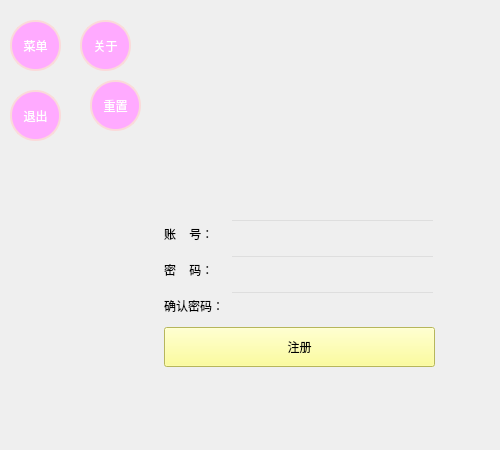
<?xml version="1.0" encoding="UTF-8"?>
<ui version="4.0">
 <class>Form</class>
 <widget class="QWidget" name="Form">
  <property name="geometry">
   <rect>
    <x>0</x>
    <y>0</y>
    <width>500</width>
    <height>450</height>
   </rect>
  </property>
  <property name="minimumSize">
   <size>
    <width>500</width>
    <height>450</height>
   </size>
  </property>
  <property name="maximumSize">
   <size>
    <width>500</width>
    <height>450</height>
   </size>
  </property>
  <property name="windowTitle">
   <string>Form</string>
  </property>
  <property name="styleSheet">
   <string notr="true">QWidget#Form{
   border-image: url(:/reqister/images/register_background.jpg.jpg);
   }</string>
  </property>
  <widget class="QPushButton" name="main_menue_btn">
   <property name="geometry">
    <rect>
     <x>10</x>
     <y>20</y>
     <width>51</width>
     <height>51</height>
    </rect>
   </property>
   <property name="styleSheet">
    <string notr="true">QPushButton{
    border-radius:25px;
       
	background-color: rgb(255, 170, 255);
    border:2px solid rgb(250,218,218);
    color:white;
}

QPushButton:hover{
    
    border:8px double rgb(239,160,179);
    
}

QPushButton:checked{
   
   
	background-color: rgb(255, 0, 127);
    
}</string>
   </property>
   <property name="text">
    <string>菜单</string>
   </property>
   <property name="checkable">
    <bool>true</bool>
   </property>
  </widget>
  <widget class="QPushButton" name="about_menue_btn">
   <property name="geometry">
    <rect>
     <x>80</x>
     <y>20</y>
     <width>51</width>
     <height>51</height>
    </rect>
   </property>
   <property name="styleSheet">
    <string notr="true">QPushButton{
    border-radius:25px;
       
	background-color: rgb(255, 170, 255);
    border:2px solid rgb(250,218,218);
    color:white;
}

QPushButton:hover{
    
    border:8px double rgb(239,160,179);
    
}

QPushButton:checked{
   
   
	background-color: rgb(255, 0, 127);
    
}</string>
   </property>
   <property name="text">
    <string>关于</string>
   </property>
   <property name="checkable">
    <bool>true</bool>
   </property>
  </widget>
  <widget class="QPushButton" name="exit_menue_btn">
   <property name="geometry">
    <rect>
     <x>10</x>
     <y>90</y>
     <width>51</width>
     <height>51</height>
    </rect>
   </property>
   <property name="styleSheet">
    <string notr="true">QPushButton{
    border-radius:25px;
       
	background-color: rgb(255, 170, 255);
    border:2px solid rgb(250,218,218);
    color:white;
}

QPushButton:hover{
    
    border:8px double rgb(239,160,179);
    
}

QPushButton:checked{
   
   
	background-color: rgb(255, 0, 127);
    
}</string>
   </property>
   <property name="text">
    <string>退出</string>
   </property>
   <property name="checkable">
    <bool>true</bool>
   </property>
  </widget>
  <widget class="QPushButton" name="reset_menue_btn">
   <property name="geometry">
    <rect>
     <x>90</x>
     <y>80</y>
     <width>51</width>
     <height>51</height>
    </rect>
   </property>
   <property name="styleSheet">
    <string notr="true">QPushButton{
    border-radius:25px;
       
	background-color: rgb(255, 170, 255);
    border:2px solid rgb(250,218,218);
    color:white;
}

QPushButton:hover{
    
    border:8px double rgb(239,160,179);
    
}

QPushButton:checked{
   
   
	background-color: rgb(255, 0, 127);
    
}</string>
   </property>
   <property name="text">
    <string>重置</string>
   </property>
   <property name="checkable">
    <bool>true</bool>
   </property>
  </widget>
  <widget class="QWidget" name="layoutWidget">
   <property name="geometry">
    <rect>
     <x>164</x>
     <y>219</y>
     <width>271</width>
     <height>153</height>
    </rect>
   </property>
   <layout class="QFormLayout" name="formLayout">
    <item row="0" column="0">
     <widget class="QLabel" name="label">
      <property name="styleSheet">
       <string notr="true">font: 11pt &quot;楷体&quot;;</string>
      </property>
      <property name="text">
       <string>账    号：</string>
      </property>
     </widget>
    </item>
    <item row="0" column="1">
     <widget class="QLineEdit" name="lineEdit">
      <property name="minimumSize">
       <size>
        <width>0</width>
        <height>30</height>
       </size>
      </property>
      <property name="styleSheet">
       <string notr="true">background-color:transparent;
color:rgb(241, 241, 241);
</string>
      </property>
     </widget>
    </item>
    <item row="1" column="0">
     <widget class="QLabel" name="label_2">
      <property name="styleSheet">
       <string notr="true">font: 11pt &quot;楷体&quot;;</string>
      </property>
      <property name="text">
       <string>密    码：</string>
      </property>
     </widget>
    </item>
    <item row="1" column="1">
     <widget class="QLineEdit" name="lineEdit_2">
      <property name="minimumSize">
       <size>
        <width>0</width>
        <height>30</height>
       </size>
      </property>
      <property name="styleSheet">
       <string notr="true">background-color:transparent;
color:rgb(241, 241, 241);
</string>
      </property>
     </widget>
    </item>
    <item row="2" column="0">
     <widget class="QLabel" name="label_3">
      <property name="styleSheet">
       <string notr="true">font: 11pt &quot;楷体&quot;;</string>
      </property>
      <property name="text">
       <string>确认密码：</string>
      </property>
     </widget>
    </item>
    <item row="2" column="1">
     <widget class="QLineEdit" name="lineEdit_3">
      <property name="minimumSize">
       <size>
        <width>0</width>
        <height>30</height>
       </size>
      </property>
      <property name="styleSheet">
       <string notr="true">background-color:transparent;
color:rgb(241, 241, 241);
</string>
      </property>
     </widget>
    </item>
    <item row="3" column="0" colspan="2">
     <widget class="QPushButton" name="pushButton">
      <property name="minimumSize">
       <size>
        <width>0</width>
        <height>40</height>
       </size>
      </property>
      <property name="styleSheet">
       <string notr="true">QPushButton{
     
	
	
	
	background-color: rgb(255, 255, 127);
    
	color: rgb(0, 0, 0);
    
}
QPushButton:hover{
       
	background-color: rgb(50, 255, 19);
}
QPushButton:pressed{
    
	background-color: rgb(255, 0, 0);
}
</string>
      </property>
      <property name="text">
       <string>注册</string>
      </property>
     </widget>
    </item>
   </layout>
  </widget>
 </widget>
 <resources>
  <include location="image.qrc"/>
 </resources>
 <connections>
  <connection>
   <sender>main_menue_btn</sender>
   <signal>clicked()</signal>
   <receiver>Form</receiver>
   <slot>show_hide_menue()</slot>
   <hints>
    <hint type="sourcelabel">
     <x>46</x>
     <y>52</y>
    </hint>
    <hint type="destinationlabel">
     <x>-91</x>
     <y>62</y>
    </hint>
   </hints>
  </connection>
  <connection>
   <sender>about_menue_btn</sender>
   <signal>clicked()</signal>
   <receiver>Form</receiver>
   <slot>about_lk()</slot>
   <hints>
    <hint type="sourcelabel">
     <x>120</x>
     <y>35</y>
    </hint>
    <hint type="destinationlabel">
     <x>-38</x>
     <y>127</y>
    </hint>
   </hints>
  </connection>
  <connection>
   <sender>reset_menue_btn</sender>
   <signal>clicked()</signal>
   <receiver>Form</receiver>
   <slot>reset()</slot>
   <hints>
    <hint type="sourcelabel">
     <x>100</x>
     <y>104</y>
    </hint>
    <hint type="destinationlabel">
     <x>-47</x>
     <y>115</y>
    </hint>
   </hints>
  </connection>
  <connection>
   <sender>exit_menue_btn</sender>
   <signal>clicked()</signal>
   <receiver>Form</receiver>
   <slot>exit_pane()</slot>
   <hints>
    <hint type="sourcelabel">
     <x>43</x>
     <y>101</y>
    </hint>
    <hint type="destinationlabel">
     <x>-117</x>
     <y>103</y>
    </hint>
   </hints>
  </connection>
  <connection>
   <sender>pushButton</sender>
   <signal>clicked()</signal>
   <receiver>Form</receiver>
   <slot>check_register()</slot>
   <hints>
    <hint type="sourcelabel">
     <x>358</x>
     <y>352</y>
    </hint>
    <hint type="destinationlabel">
     <x>467</x>
     <y>392</y>
    </hint>
   </hints>
  </connection>
 </connections>
 <slots>
  <slot>show_hide_menue()</slot>
  <slot>about_lk()</slot>
  <slot>reset()</slot>
  <slot>exit_pane()</slot>
  <slot>check_register()</slot>
 </slots>
</ui>
